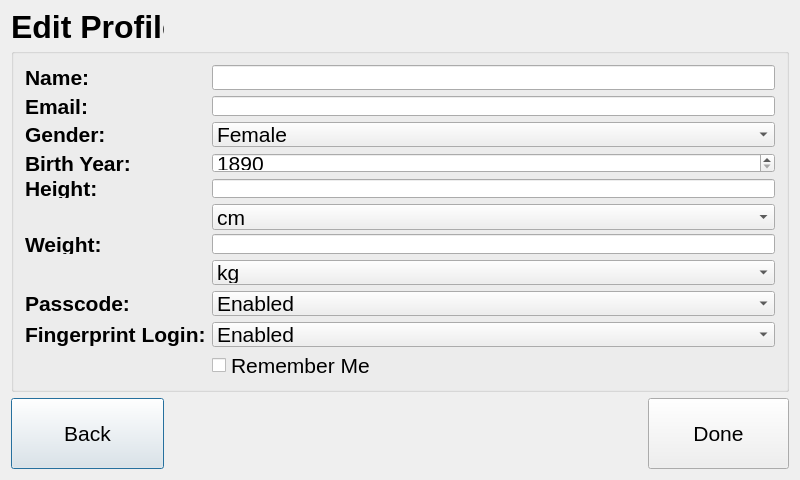
<?xml version="1.0" encoding="UTF-8"?>
<ui version="4.0">
 <class>editProfile</class>
 <widget class="QDialog" name="editProfile">
  <property name="geometry">
   <rect>
    <x>0</x>
    <y>0</y>
    <width>800</width>
    <height>480</height>
   </rect>
  </property>
  <property name="windowTitle">
   <string>editProfile</string>
  </property>
  <layout class="QGridLayout" name="gridLayout">
   <item row="0" column="0">
    <widget class="QLabel" name="lbl_title">
     <property name="minimumSize">
      <size>
       <width>121</width>
       <height>31</height>
      </size>
     </property>
     <property name="font">
      <font>
       <family>Helvetica Neue</family>
       <pointsize>24</pointsize>
       <weight>75</weight>
       <bold>true</bold>
      </font>
     </property>
     <property name="text">
      <string>Edit Profile</string>
     </property>
    </widget>
   </item>
   <item row="1" column="0" colspan="3">
    <widget class="QGroupBox" name="groupBox">
     <property name="minimumSize">
      <size>
       <width>741</width>
       <height>331</height>
      </size>
     </property>
     <property name="title">
      <string/>
     </property>
     <layout class="QFormLayout" name="formLayout">
      <item row="0" column="0">
       <widget class="QLabel" name="lbl_name">
        <property name="minimumSize">
         <size>
          <width>50</width>
          <height>20</height>
         </size>
        </property>
        <property name="font">
         <font>
          <family>Helvetica Neue</family>
          <pointsize>16</pointsize>
          <weight>75</weight>
          <bold>true</bold>
         </font>
        </property>
        <property name="text">
         <string>Name:</string>
        </property>
       </widget>
      </item>
      <item row="0" column="1">
       <widget class="QLineEdit" name="lineEdit_name">
        <property name="font">
         <font>
          <pointsize>16</pointsize>
         </font>
        </property>
       </widget>
      </item>
      <item row="1" column="0">
       <widget class="QLabel" name="lbl_email">
        <property name="minimumSize">
         <size>
          <width>35</width>
          <height>20</height>
         </size>
        </property>
        <property name="font">
         <font>
          <family>Helvetica Neue</family>
          <pointsize>16</pointsize>
          <weight>75</weight>
          <bold>true</bold>
         </font>
        </property>
        <property name="text">
         <string>Email:</string>
        </property>
       </widget>
      </item>
      <item row="1" column="1">
       <widget class="QLineEdit" name="lineEdit_email">
        <property name="minimumSize">
         <size>
          <width>513</width>
          <height>20</height>
         </size>
        </property>
        <property name="font">
         <font>
          <pointsize>16</pointsize>
         </font>
        </property>
       </widget>
      </item>
      <item row="2" column="0">
       <widget class="QLabel" name="lbl_gender">
        <property name="minimumSize">
         <size>
          <width>61</width>
          <height>19</height>
         </size>
        </property>
        <property name="font">
         <font>
          <family>Helvetica Neue</family>
          <pointsize>16</pointsize>
          <weight>75</weight>
          <bold>true</bold>
         </font>
        </property>
        <property name="text">
         <string>Gender:</string>
        </property>
       </widget>
      </item>
      <item row="2" column="1">
       <widget class="QComboBox" name="comboBox_gender">
        <property name="minimumSize">
         <size>
          <width>519</width>
          <height>25</height>
         </size>
        </property>
        <property name="font">
         <font>
          <family>Helvetica Neue</family>
          <pointsize>16</pointsize>
         </font>
        </property>
        <property name="editable">
         <bool>false</bool>
        </property>
        <property name="currentText">
         <string>Female</string>
        </property>
        <item>
         <property name="text">
          <string>Female</string>
         </property>
        </item>
        <item>
         <property name="text">
          <string>Male</string>
         </property>
        </item>
       </widget>
      </item>
      <item row="3" column="0">
       <widget class="QLabel" name="lbl_birthYear">
        <property name="minimumSize">
         <size>
          <width>80</width>
          <height>20</height>
         </size>
        </property>
        <property name="font">
         <font>
          <family>Helvetica Neue</family>
          <pointsize>16</pointsize>
          <weight>75</weight>
          <bold>true</bold>
         </font>
        </property>
        <property name="text">
         <string>Birth Year:</string>
        </property>
       </widget>
      </item>
      <item row="3" column="1">
       <widget class="QSpinBox" name="spinBox_birthYear">
        <property name="minimumSize">
         <size>
          <width>513</width>
          <height>20</height>
         </size>
        </property>
        <property name="font">
         <font>
          <family>Helvetica Neue</family>
          <pointsize>16</pointsize>
         </font>
        </property>
        <property name="minimum">
         <number>1890</number>
        </property>
        <property name="maximum">
         <number>2017</number>
        </property>
        <property name="value">
         <number>1890</number>
        </property>
       </widget>
      </item>
      <item row="4" column="0">
       <widget class="QLabel" name="lbl_height">
        <property name="minimumSize">
         <size>
          <width>55</width>
          <height>19</height>
         </size>
        </property>
        <property name="font">
         <font>
          <family>Helvetica Neue</family>
          <pointsize>16</pointsize>
          <weight>75</weight>
          <bold>true</bold>
         </font>
        </property>
        <property name="text">
         <string>Height:</string>
        </property>
       </widget>
      </item>
      <item row="4" column="1">
       <widget class="QLineEdit" name="lineEdit_height">
        <property name="minimumSize">
         <size>
          <width>513</width>
          <height>19</height>
         </size>
        </property>
        <property name="font">
         <font>
          <pointsize>16</pointsize>
         </font>
        </property>
       </widget>
      </item>
      <item row="5" column="1">
       <widget class="QComboBox" name="comboBox_height">
        <property name="minimumSize">
         <size>
          <width>519</width>
          <height>26</height>
         </size>
        </property>
        <property name="font">
         <font>
          <family>Helvetica Neue</family>
          <pointsize>16</pointsize>
         </font>
        </property>
        <property name="editable">
         <bool>false</bool>
        </property>
        <property name="currentText">
         <string>cm</string>
        </property>
        <item>
         <property name="text">
          <string>cm</string>
         </property>
        </item>
        <item>
         <property name="text">
          <string>in</string>
         </property>
        </item>
       </widget>
      </item>
      <item row="6" column="0">
       <widget class="QLabel" name="lbl_weight">
        <property name="minimumSize">
         <size>
          <width>57</width>
          <height>20</height>
         </size>
        </property>
        <property name="font">
         <font>
          <family>Helvetica Neue</family>
          <pointsize>16</pointsize>
          <weight>75</weight>
          <bold>true</bold>
         </font>
        </property>
        <property name="text">
         <string>Weight:</string>
        </property>
       </widget>
      </item>
      <item row="6" column="1">
       <widget class="QLineEdit" name="lineEdit_weight">
        <property name="minimumSize">
         <size>
          <width>513</width>
          <height>20</height>
         </size>
        </property>
        <property name="font">
         <font>
          <pointsize>16</pointsize>
         </font>
        </property>
       </widget>
      </item>
      <item row="7" column="1">
       <widget class="QComboBox" name="comboBox_weight">
        <property name="minimumSize">
         <size>
          <width>519</width>
          <height>25</height>
         </size>
        </property>
        <property name="font">
         <font>
          <family>Helvetica Neue</family>
          <pointsize>16</pointsize>
         </font>
        </property>
        <property name="editable">
         <bool>false</bool>
        </property>
        <property name="currentText">
         <string>kg</string>
        </property>
        <item>
         <property name="text">
          <string>kg</string>
         </property>
        </item>
        <item>
         <property name="text">
          <string>lb</string>
         </property>
        </item>
       </widget>
      </item>
      <item row="8" column="0">
       <widget class="QLabel" name="lbl_passcode">
        <property name="minimumSize">
         <size>
          <width>35</width>
          <height>20</height>
         </size>
        </property>
        <property name="font">
         <font>
          <family>Helvetica Neue</family>
          <pointsize>16</pointsize>
          <weight>75</weight>
          <bold>true</bold>
         </font>
        </property>
        <property name="text">
         <string>Passcode:</string>
        </property>
       </widget>
      </item>
      <item row="8" column="1">
       <widget class="QComboBox" name="comboBox_passcode">
        <property name="minimumSize">
         <size>
          <width>519</width>
          <height>25</height>
         </size>
        </property>
        <property name="font">
         <font>
          <family>Helvetica Neue</family>
          <pointsize>16</pointsize>
         </font>
        </property>
        <property name="editable">
         <bool>false</bool>
        </property>
        <property name="currentText">
         <string>Enabled</string>
        </property>
        <item>
         <property name="text">
          <string>Enabled</string>
         </property>
        </item>
        <item>
         <property name="text">
          <string>Disabled</string>
         </property>
        </item>
       </widget>
      </item>
      <item row="9" column="0">
       <widget class="QLabel" name="lbl_fingerprint">
        <property name="minimumSize">
         <size>
          <width>103</width>
          <height>20</height>
         </size>
        </property>
        <property name="font">
         <font>
          <family>Helvetica Neue</family>
          <pointsize>16</pointsize>
          <weight>75</weight>
          <bold>true</bold>
         </font>
        </property>
        <property name="text">
         <string>Fingerprint Login:</string>
        </property>
       </widget>
      </item>
      <item row="9" column="1">
       <widget class="QComboBox" name="comboBox_fingerprint">
        <property name="minimumSize">
         <size>
          <width>519</width>
          <height>25</height>
         </size>
        </property>
        <property name="font">
         <font>
          <family>Helvetica Neue</family>
          <pointsize>16</pointsize>
         </font>
        </property>
        <property name="editable">
         <bool>false</bool>
        </property>
        <property name="currentText">
         <string>Enabled</string>
        </property>
        <item>
         <property name="text">
          <string>Enabled</string>
         </property>
        </item>
        <item>
         <property name="text">
          <string>Disabled</string>
         </property>
        </item>
       </widget>
      </item>
      <item row="10" column="1">
       <widget class="QCheckBox" name="checkBox_rememberMe">
        <property name="font">
         <font>
          <pointsize>16</pointsize>
         </font>
        </property>
        <property name="text">
         <string>Remember Me</string>
        </property>
       </widget>
      </item>
     </layout>
    </widget>
   </item>
   <item row="2" column="0">
    <widget class="QPushButton" name="btn_back_2">
     <property name="minimumSize">
      <size>
       <width>141</width>
       <height>71</height>
      </size>
     </property>
     <property name="font">
      <font>
       <family>Helvetica Neue</family>
       <pointsize>16</pointsize>
      </font>
     </property>
     <property name="text">
      <string>Back</string>
     </property>
    </widget>
   </item>
   <item row="2" column="1">
    <spacer name="horizontalSpacer">
     <property name="orientation">
      <enum>Qt::Horizontal</enum>
     </property>
     <property name="sizeHint" stdset="0">
      <size>
       <width>487</width>
       <height>20</height>
      </size>
     </property>
    </spacer>
   </item>
   <item row="2" column="2">
    <widget class="QPushButton" name="btn_back">
     <property name="minimumSize">
      <size>
       <width>141</width>
       <height>71</height>
      </size>
     </property>
     <property name="font">
      <font>
       <family>Helvetica Neue</family>
       <pointsize>16</pointsize>
      </font>
     </property>
     <property name="text">
      <string>Done</string>
     </property>
    </widget>
   </item>
  </layout>
 </widget>
 <layoutdefault spacing="6" margin="11"/>
 <resources/>
 <connections/>
</ui>
